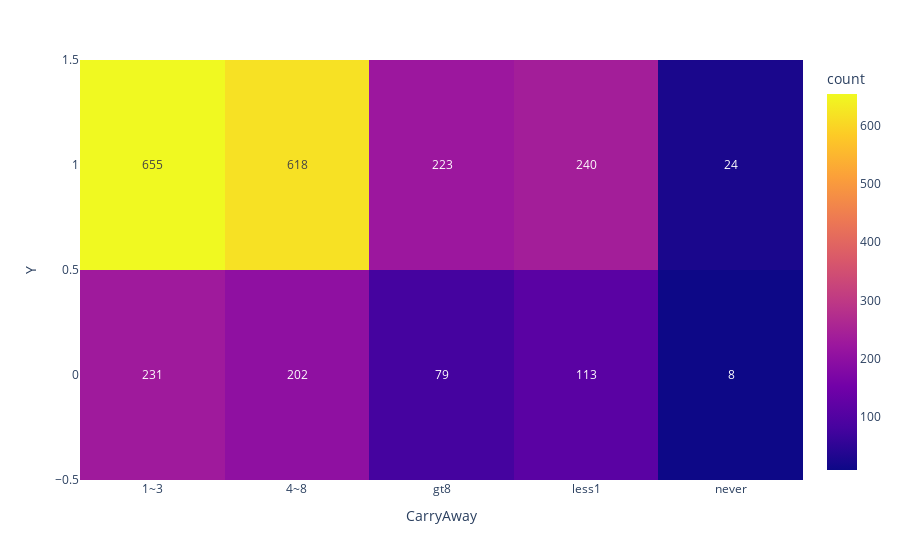

The code cell stored with this chart in its notebook:
### Code cell
print(data.query('coupon == "Carry out & Take away"').groupby('CarryAway')['Y'].value_counts(normalize= True).
      sort_values(ascending= False, axis=0).xs(1, level= 'Y'))
fig = px.density_heatmap(data.query('coupon == "Carry out & Take away"'), x= 'CarryAway', y='Y', text_auto= True )
fig.show()

### Figure 1 — Plotly figure (JSON) as saved in the notebook; plotly's stock layout.template omitted (floating-point values rounded to 4 significant figures; data arrays with more than 128 entries replaced by an {"elided": "..."} marker saying what was removed)
{"data": [{"coloraxis": "coloraxis", "hovertemplate": "CarryAway=%{x}<br>Y=%{y}<br>count=%{z}<extra></extra>", "name": "", "texttemplate": "%{z}", "type": "histogram2d", "x": {"elided": "2393 str values"}, "xaxis": "x", "xbingroup": "x", "y": {"elided": "2393 int values"}, "yaxis": "y", "ybingroup": "y"}], "layout": {"autosize": true, "coloraxis": {"colorbar": {"title": {"text": "count"}}, "colorscale": [[0, "#0d0887"], [0.1111, "#46039f"], [0.2222, "#7201a8"], [0.3333, "#9c179e"], [0.4444, "#bd3786"], [0.5556, "#d8576b"], [0.6667, "#ed7953"], [0.7778, "#fb9f3a"], [0.8889, "#fdca26"], [1, "#f0f921"]]}, "legend": {"tracegroupgap": 0}, "margin": {"t": 60}, "xaxis": {"anchor": "y", "autorange": true, "domain": [0, 1], "range": [-0.5, 4.5], "title": {"text": "CarryAway"}, "type": "category"}, "yaxis": {"anchor": "x", "autorange": true, "domain": [0, 1], "range": [-0.5, 1.5], "title": {"text": "Y"}, "type": "linear"}}}
